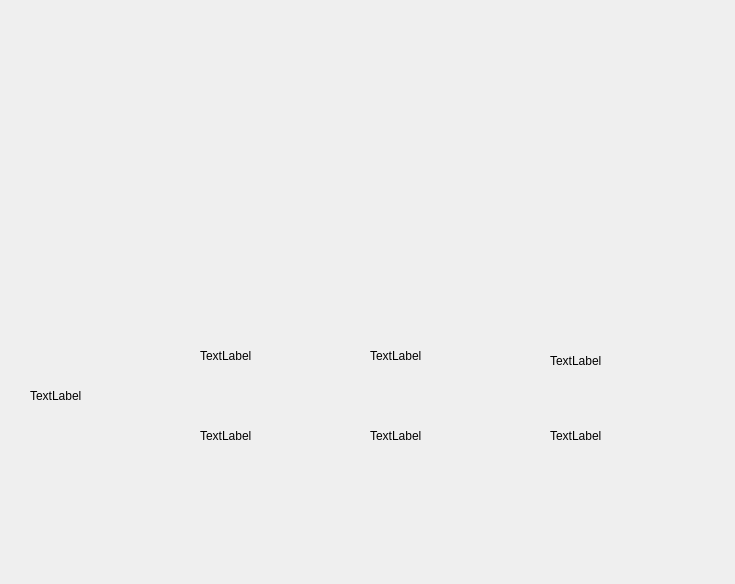
<?xml version="1.0" encoding="UTF-8"?>
<ui version="4.0">
 <class>Form</class>
 <widget class="QWidget" name="Form">
  <property name="geometry">
   <rect>
    <x>0</x>
    <y>0</y>
    <width>735</width>
    <height>584</height>
   </rect>
  </property>
  <property name="windowTitle">
   <string>Form</string>
  </property>
  <widget class="QLabel" name="label">
   <property name="geometry">
    <rect>
     <x>370</x>
     <y>380</y>
     <width>131</width>
     <height>111</height>
    </rect>
   </property>
   <property name="text">
    <string>TextLabel</string>
   </property>
   <property name="scaledContents">
    <bool>true</bool>
   </property>
  </widget>
  <widget class="QLabel" name="label_2">
   <property name="geometry">
    <rect>
     <x>550</x>
     <y>380</y>
     <width>141</width>
     <height>111</height>
    </rect>
   </property>
   <property name="text">
    <string>TextLabel</string>
   </property>
   <property name="scaledContents">
    <bool>true</bool>
   </property>
  </widget>
  <widget class="QLabel" name="label_3">
   <property name="geometry">
    <rect>
     <x>200</x>
     <y>380</y>
     <width>141</width>
     <height>111</height>
    </rect>
   </property>
   <property name="text">
    <string>TextLabel</string>
   </property>
   <property name="scaledContents">
    <bool>true</bool>
   </property>
  </widget>
  <widget class="QLabel" name="label_4">
   <property name="geometry">
    <rect>
     <x>200</x>
     <y>330</y>
     <width>91</width>
     <height>51</height>
    </rect>
   </property>
   <property name="text">
    <string>TextLabel</string>
   </property>
  </widget>
  <widget class="QLabel" name="label_5">
   <property name="geometry">
    <rect>
     <x>370</x>
     <y>330</y>
     <width>91</width>
     <height>51</height>
    </rect>
   </property>
   <property name="text">
    <string>TextLabel</string>
   </property>
  </widget>
  <widget class="QLabel" name="label_6">
   <property name="geometry">
    <rect>
     <x>550</x>
     <y>340</y>
     <width>91</width>
     <height>41</height>
    </rect>
   </property>
   <property name="text">
    <string>TextLabel</string>
   </property>
  </widget>
  <widget class="QLabel" name="label_7">
   <property name="geometry">
    <rect>
     <x>30</x>
     <y>370</y>
     <width>101</width>
     <height>51</height>
    </rect>
   </property>
   <property name="text">
    <string>TextLabel</string>
   </property>
  </widget>
 </widget>
 <resources/>
 <connections/>
</ui>
